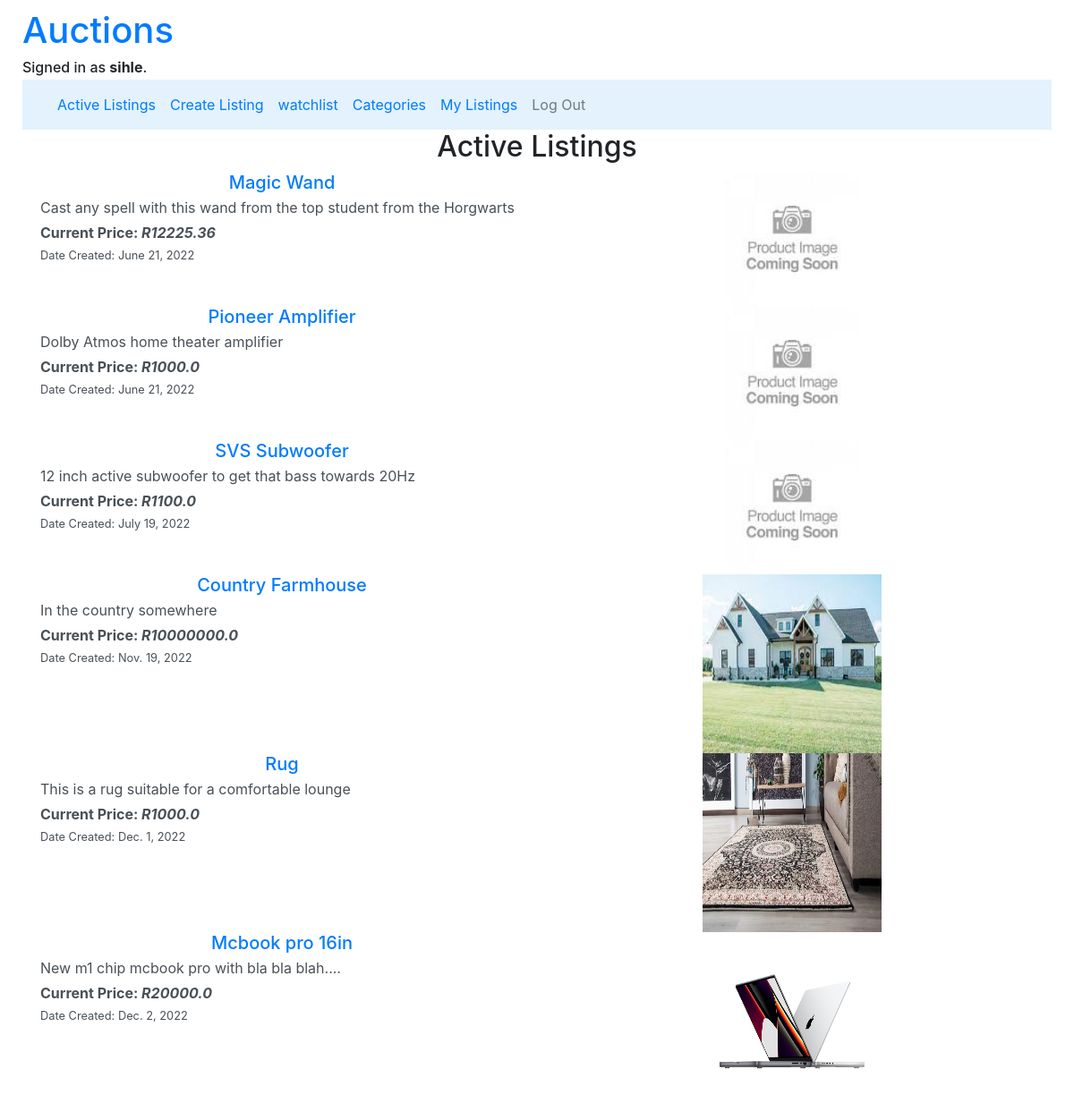
Screenshot of / (signed in) with the database file from the repository.
### auctions/models.py (models this page shows, shortened)
class User(AbstractUser):
    mobile = models.BigIntegerField(null = True)
    listings = models.ManyToManyField("Listing", blank=True, related_name="user_listings")
    bids = models.ManyToManyField("Bid", blank=True, related_name="user_bids")

class Listing(models.Model):
    title = models.CharField(max_length= 30)
    description = models.CharField(max_length= 200)
    creator = models.ForeignKey(User, on_delete=models.CASCADE, related_name="user", null=True)
    bid = models.ManyToManyField("Bid", related_name="current_bid", null=True)
    bidders = models.ManyToManyField(User, blank=True, related_name="buyers")
    pub_date = models.DateField(default=date.today)
    mod_date = models.DateField(default=date.today)
    comments = models.ManyToManyField("Comment", related_name="listing_comments", null=True, blank=True)
    category = models.ManyToManyField("Category", related_name="listing_category", null=True)
    active = models.BooleanField(default=True)
    winner = models.ForeignKey(User, on_delete=models.CASCADE, related_name="sold", null=True)
    listing_image = models.ImageField(null=True, blank=True, upload_to="Images/listings_pics")

### auctions/views.py (the view)
# urls.py: path("", views.index, name="index"),
def index(request):
    listings = Listing.objects.all()
    current = 0
    current_amount_list = []
    for listing in listings:
        if listing.active == True:
            current_amount = listing.offers.aggregate(Max('amount'))
            current = current_amount.get('amount__max')
            current_amount_list.append(current)
    return render(request, "auctions/index.html", {"listings": listings.annotate(max_bid_amount=Max('offers__amount')),
    "prices": current_amount_list})

### auctions/templates/auctions/index.html (shortened to what this page needs)
{% extends "auctions/layout.html" %}
{% load static %}
{% block body %}
    <h2 class="text-center">Active Listings</h2>
    {% for listing in listings %}
        {% if listing.active == True %}
            <div class="container-lg text-center">
                <div class="row">
                    <div class="col list-group-item-action">
                        <h5 class="mb-1"><a href="listings/{{listing.id}}">{{listing.title}}</a></h5>
                        <div class="description text-left">
                            <p class="mb-1">{{listing.description}}</p>
                        </div>
                        <div class="price text-left">
                            <strong>Current Price: <em>R{{listing.max_bid_amount}}</em></strong>
                        </div>
                        <div class="date text-left">
                            <small>Date Created: {{listing.pub_date}}</small>
                        </div>
                    </div>
                    <div class="col">
                        <div class="img-sm">
                            {% if listing.listing_image %}
                                <img src="{{listing.listing_image.url}}" alt="product image" width="200" height="200">
                            {% else %}
                                <img src="{% static 'auctions/Images/product_images.jpg' %}" width="150" height="150" alt="Default profile picture">
                            {% endif %}
                        </div>
                    </div>
                </div>
            </div>
        {% endif %}
    {% endfor %}
{% endblock %}

### auctions/templates/auctions/layout.html (shortened to what this page needs)
{% load static %}
<!DOCTYPE html>
<html lang="en">
    <head>
        <link rel="stylesheet" href="https://stackpath.bootstrapcdn.com/bootstrap/4.4.1/css/bootstrap.min.css">
        <link href="{% static 'auctions/styles.css' %}" rel="stylesheet">
    </head>
    <div class="container-fluid">
        <body>
            <a href="{% url 'index' %}"><h1>Auctions</h1></a>
            <div>
                {% if user.is_authenticated %}
                    <h6 class="mb-1">Signed in as <strong>{{ user.username }}</strong>.</h5>
                {% else %}
                    Not signed in.
                {% endif %}
            </div>
            <nav class="navbar navbar-expand-lg navbar-light" style="background-color: #e3f2fd;">
                <div class="container-fluid">
                  <div class="collapse navbar-collapse" id="navbarNav">
                    <ul class="navbar-nav">
                        <li class="nav-item">
                            <a class="nav-link text-primary" href="{% url 'index' %}">Active Listings</a>
                        </li>
                        {% if user.is_authenticated %}
                            <li class="nav-item">
                                <a class="nav-link text-primary" href="{% url 'create' %}">Create Listing</a>
                            </li>
                            <li class="nav-item">
                                <a class="nav-link text-primary" href="{% url 'watchlist' %}">watchlist</a>
                            </li>
                            <li class="nav-item">
                                <a class="nav-link text-primary" href="{% url 'category' %}">Categories</a>
                            </li>
                            <li class="nav-item">
                                <a class="nav-link text-primary" href="{% url 'mylistings' %}">My Listings</a>
                            </li>
                            <li class="nav-item">
                                <a class="nav-link" href="{% url 'logout' %}">Log Out</a>
                            </li>
                        {% endif %}
                    </ul>
                    <br>
                  </div>
                </div>
              </nav>
            {% block body %}
            {% endblock %}
        </body>
    </div>
</html>

### auctions/static/auctions/styles.css (style rules this page uses)
body { padding: 10px; }

### rows the page displays
User: username "sihle"
Listing: title "Magic Wand", description "Cast any spell with this wand from the top student from the Horgwarts", max_bid_amount "12225.36", pub_date "June 21, 2022", active True (drawn)
Listing: title "Pioneer Amplifier", description "Dolby Atmos home theater amplifier", max_bid_amount "1000.0", pub_date "June 21, 2022", active True (drawn)
Listing: title "SVS Subwoofer", description "12 inch active subwoofer to get that bass towards 20Hz", max_bid_amount "1100.0", pub_date "July 19, 2022", active True (drawn)
Listing: title "Country Farmhouse", description "In the country somewhere", max_bid_amount "10000000.0", pub_date "Nov. 19, 2022", listing_image (picture)
Listing: title "Rug", description "This is a rug suitable for a comfortable lounge", max_bid_amount "1000.0", pub_date "Dec. 1, 2022", listing_image (picture)
Listing: title "Mcbook pro 16in", description "New m1 chip mcbook pro with bla bla blah....", max_bid_amount "20000.0", pub_date "Dec. 2, 2022", listing_image (picture)
